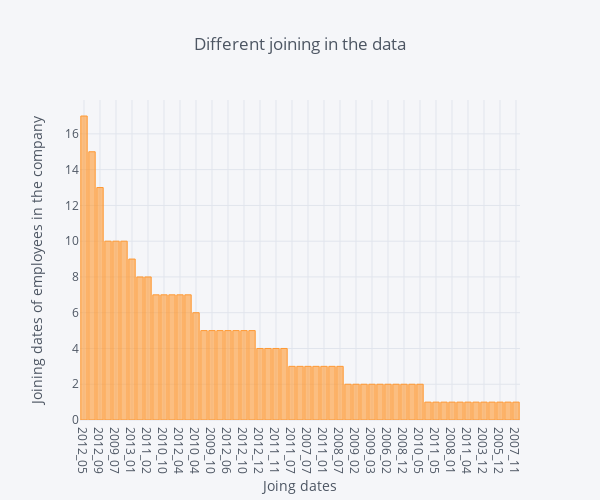

The code cell stored with this chart in its notebook:
### Markdown cell above
## Observation:
- **Mostly employess end up doing 2 or 3 projects in the company.**

### Code cell
#Joining dates in the company by year

print("Joning dates of the employee's in the company")

#Check which year or month when employees hired most
print(train['Joining_Date'].value_counts().head(10))
print("------------------------------------------------------------------------------------------------------------------------------")

#visualize the Joning dates 
train['Joining_Date'].value_counts().iplot(kind='bar', yTitle="Joining dates of employees in the company",
                                           xTitle="Joing dates", title="Different joining in the data",
                                 dimensions=(600,500))

### Figure 1 — Plotly figure (JSON) as saved in the notebook; plotly's stock layout.template omitted (floating-point values rounded to 4 significant figures)
{"data": [{"marker": {"color": "rgba(255, 153, 51, 0.6)", "line": {"color": "rgba(255, 153, 51, 1.0)", "width": 1}}, "name": "Joining_Date", "orientation": "v", "text": "", "type": "bar", "uid": "e27ee1e7-5ab5-4cef-87b9-9edc53d3e704", "x": ["2012_05", "2012_02", "2012_09", "2013_02", "2009_07", "2012_11", "2013_01", "2010_07", "2011_02", "2011_12", "2010_10", "2011_06", "2012_04", "2012_01", "2010_04", "2011_09", "2009_10", "2010_12", "2012_06", "2011_10", "2012_10", "2010_06", "2012_12", "2010_09", "2011_11", "2012_07", "2011_07", "2012_03", "2007_07", "2012_08", "2011_01", "2009_12", "2008_07", "2013_03", "2009_02", "2003_06", "2009_03", "2002_04", "2006_02", "2008_02", "2008_12", "2013_04", "2010_05", "2008_06", "2011_05", "2008_10", "2008_01", "2008_09", "2011_04", "2006_09", "2003_12", "2008_11", "2005_12", "2009_08", "2007_11"], "y": [17, 15, 13, 10, 10, 10, 9, 8, 8, 7, 7, 7, 7, 7, 6, 5, 5, 5, 5, 5, 5, 5, 4, 4, 4, 4, 3, 3, 3, 3, 3, 3, 3, 2, 2, 2, 2, 2, 2, 2, 2, 2, 2, 1, 1, 1, 1, 1, 1, 1, 1, 1, 1, 1, 1]}], "layout": {"height": 500, "legend": {"bgcolor": "#F5F6F9", "font": {"color": "#4D5663"}}, "paper_bgcolor": "#F5F6F9", "plot_bgcolor": "#F5F6F9", "title": {"font": {"color": "#4D5663"}, "text": "Different joining in the data"}, "width": 600, "xaxis": {"gridcolor": "#E1E5ED", "showgrid": true, "tickfont": {"color": "#4D5663"}, "title": {"font": {"color": "#4D5663"}, "text": "Joing dates"}, "zerolinecolor": "#E1E5ED"}, "yaxis": {"gridcolor": "#E1E5ED", "showgrid": true, "tickfont": {"color": "#4D5663"}, "title": {"font": {"color": "#4D5663"}, "text": "Joining dates of employees in the company"}, "zerolinecolor": "#E1E5ED"}}}
